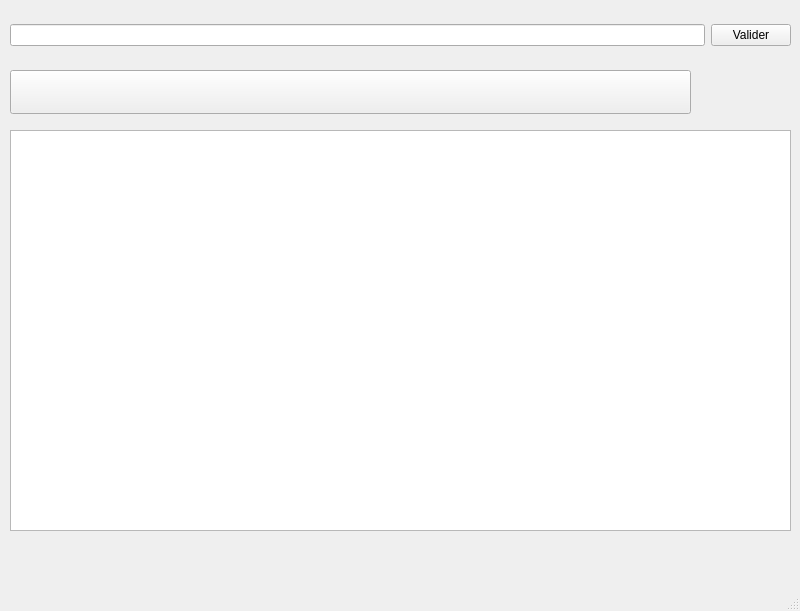
<?xml version="1.0" encoding="UTF-8"?>
<ui version="4.0">
 <class>MainWindow</class>
 <widget class="QMainWindow" name="MainWindow">
  <property name="geometry">
   <rect>
    <x>0</x>
    <y>0</y>
    <width>800</width>
    <height>611</height>
   </rect>
  </property>
  <property name="windowTitle">
   <string>MainWindow</string>
  </property>
  <widget class="QWidget" name="centralwidget">
   <widget class="QWidget" name="verticalLayoutWidget">
    <property name="geometry">
     <rect>
      <x>10</x>
      <y>130</y>
      <width>781</width>
      <height>401</height>
     </rect>
    </property>
    <layout class="QVBoxLayout" name="verticalLayout">
     <item>
      <widget class="QListWidget" name="listWidget"/>
     </item>
    </layout>
   </widget>
   <widget class="QWidget" name="horizontalLayoutWidget">
    <property name="geometry">
     <rect>
      <x>10</x>
      <y>10</y>
      <width>781</width>
      <height>51</height>
     </rect>
    </property>
    <layout class="QHBoxLayout" name="horizontalLayout_2">
     <item>
      <widget class="QLineEdit" name="lineEdit"/>
     </item>
     <item>
      <widget class="QPushButton" name="pushButton">
       <property name="text">
        <string>Valider</string>
       </property>
      </widget>
     </item>
    </layout>
   </widget>
   <widget class="QPushButton" name="pushButton_2">
    <property name="geometry">
     <rect>
      <x>10</x>
      <y>70</y>
      <width>681</width>
      <height>44</height>
     </rect>
    </property>
    <property name="text">
     <string/>
    </property>
   </widget>
  </widget>
  <widget class="QMenuBar" name="menubar">
   <property name="geometry">
    <rect>
     <x>0</x>
     <y>0</y>
     <width>800</width>
     <height>40</height>
    </rect>
   </property>
  </widget>
  <widget class="QStatusBar" name="statusbar"/>
 </widget>
 <resources/>
 <connections/>
</ui>
